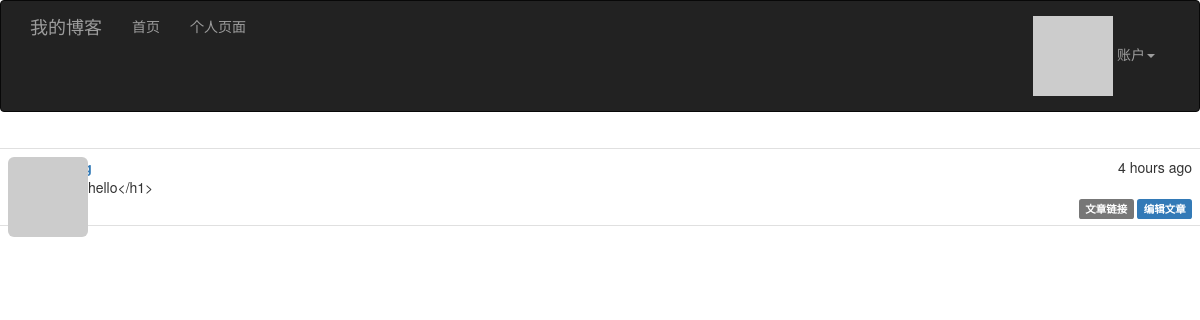
The page /post/103 (signed in) on the database as committed earlier.
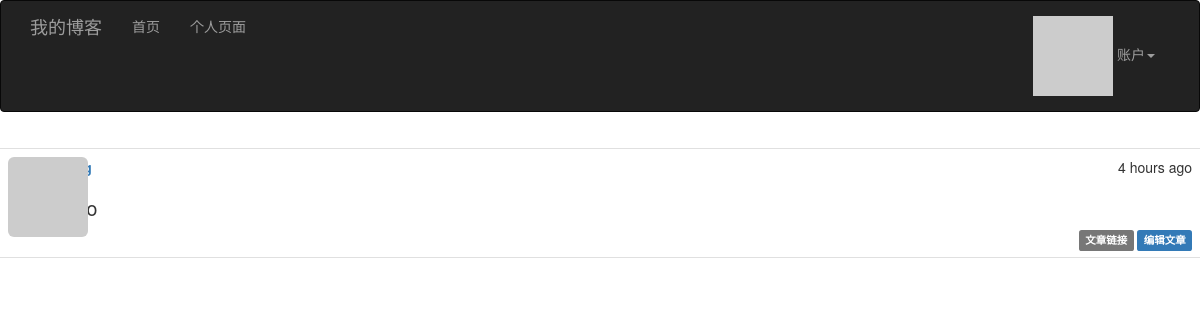
The same page on the database as committed later.
### app/models.py (models this page shows, shortened)
class Post(db.Model):
    __tablename__ = 'posts'
    id = db.Column(db.Integer, primary_key=True)
    body = db.Column(db.Text)
    body_html = db.Column(db.Text)
    timestamp = db.Column(db.DateTime, index=True, default=datetime.utcnow)
    author_id = db.Column(db.Integer, db.ForeignKey('users.id'))

### app/main/views.py (the view)
@main.route('/post/<int:id>')
def post(id):
    post = Post.query.get_or_404(id)
    return render_template('post.html', posts=[post])

### app/auth/views.py (called while the page is built)
@auth.before_app_request
def before_request():
    if current_user.is_authenticated:
        current_user.ping()
        if not current_user.confirmed \
            and request.endpoint \
            and request.endpoint[:5] != 'auth.' \
            and request.endpoint != 'static':
            return redirect(url_for('auth.unconfirmed'))

### app/main/__init__.py (called while the page is built)
@main.app_context_processor
def inject_permissions():
    return dict(Permission=Permission)

### app/models.py (called while the page is built)
@login_manager.user_loader
def load_user(user_id):
    return User.query.get(int(user_id))

    def ping(self):
        self.last_seen = datetime.utcnow()
        db.session.add(self)

    def gravatar(self, size=100, default='identicon', rating='g'):
        if request.is_secure:
            url = 'http://secure.gravatar.com/avatar'
        else:
            url = 'http://www.gravatar.com/avatar'
        hash = self.avatar_hash or hashlib.md5(
            self.email.encode('utf-8')).hexdigest()
        return '{url}/{hash}?s={size}&d={default}&r={rating}'.format(
            url=url, hash=hash, size=size, default=default, rating=rating)

### app/templates/post.html (shortened to what this page needs)
{% extends "base.html" %}
{% block page_content %}
{% include '_posts.html' %}
{% endblock %}

### app/templates/_posts.html (shortened to what this page needs)
<ul class="posts">
    {% for post in posts %}
    <li class="post">
        <div class="profile-thumbnail">
            <a href="{{ url_for('.user', username=post.author.username) }}">
                <img class="img-rounded profile-thumbnail" src="{{ post.author.gravatar(size=40) }}">
            </a>
        </div>
        <div class="post-content">
            <div class="post-date">{{ moment(post.timestamp).fromNow() }}</div>
            <div class="post-author">
                <a href="{{ url_for('.user', username=post.author.username) }}">
                </a>
            </div>
            <div class="post-body">
                {% if post.body_html %}
                {{ post.body_html | safe }}
                {% else %}
                {{ post.body }}
                {% endif %}
            </div>
            <div class="post-footer">
                <a href="{{ url_for('.post', id=post.id) }}">
                    <span class="label label-default">文章链接</span>
                </a>
                {% if current_user == post.author %}
                <a href="{{ url_for('.edit', id=post.id) }}">
                    <span class="label label-primary">编辑文章</span>
                </a>
                {% elif current_user.is_administrator %}
                <a href="{{ url_for('.edit', id=post.id) }}">
                    <span class="label label-danger">编辑文章（管理员）</span>
                </a>
                {% endif %}
            </div>
        </div>
    </li>
    {% endfor %}
</ul>

Rows that differ between the two databases and show on the page:
changed Post: body_html empty → "<h1>hello</h1>" (drawn); body "<h1>hello</h1>" → (not shown)
